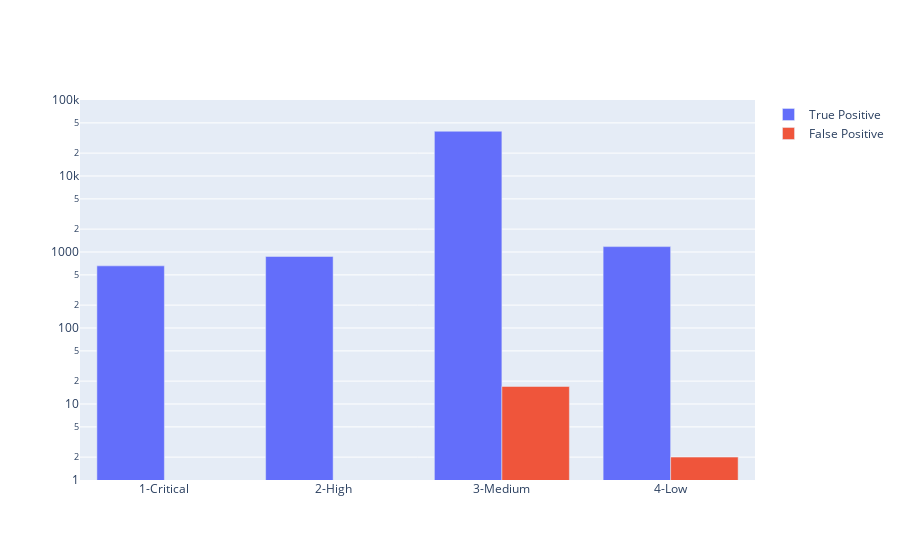

Notebook cell for this chart:
### Markdown cell above
## Creating the graph of TP and FP

### TP - True Positive & FP - False Positive
From the confusion matrix, we can create a Grouped-Bar Chart containing TP and FP based on each type -
1. 1-Critical
2. 2-High
3. 3-Medium
4. 4-Low
5. Unknown

### Code cell
import plotly.graph_objs as px

xaxis = ['1-Critical','2-High', '3-Medium', '4-Low']
trace_data = []
tp = []
fp = []

# Creating the array to compare between algorithms group by priority (Accuary Percentage)
cr_arr.append((c_rf_matrix[0][0]*100)/(c_rf_matrix[0][0]+c_rf_matrix[0][4]))
hi_arr.append((c_rf_matrix[1][1]*100)/(c_rf_matrix[1][1]+c_rf_matrix[1][4]))
md_arr.append((c_rf_matrix[2][2]*100)/(c_rf_matrix[2][2]+c_rf_matrix[2][4]))
lw_arr.append((c_rf_matrix[3][3]*100)/(c_rf_matrix[3][3]+c_rf_matrix[3][4]))

for i in range (0,len(c_rf_matrix)-1):    
    tp.append(c_rf_matrix[i][i])
    fp.append(c_rf_matrix[i][len(c_rf_matrix[i]) - 1])
    
trace1 = px.Bar(x=xaxis, y= tp, name='True Positive')
trace2 = px.Bar(x=xaxis, y= fp, name='False Positive')
trace_data.append(trace1)
trace_data.append(trace2)
    
layout = px.Layout(barmode = 'group')
fig = px.Figure(data = trace_data, layout = layout)
fig.update_yaxes(type="log", range=[0,5]) # log range: 10^0=1, 10^5=100000
fig.show()

### Figure 1 — Plotly figure (JSON) as saved in the notebook; plotly's stock layout.template omitted (floating-point values rounded to 4 significant figures)
{"data": [{"name": "True Positive", "type": "bar", "x": ["1-Critical", "2-High", "3-Medium", "4-Low"], "y": [657, 873, 38808, 1177]}, {"name": "False Positive", "type": "bar", "x": ["1-Critical", "2-High", "3-Medium", "4-Low"], "y": [0, 0, 17, 2]}], "layout": {"barmode": "group", "yaxis": {"range": [0, 5], "type": "log"}}}
